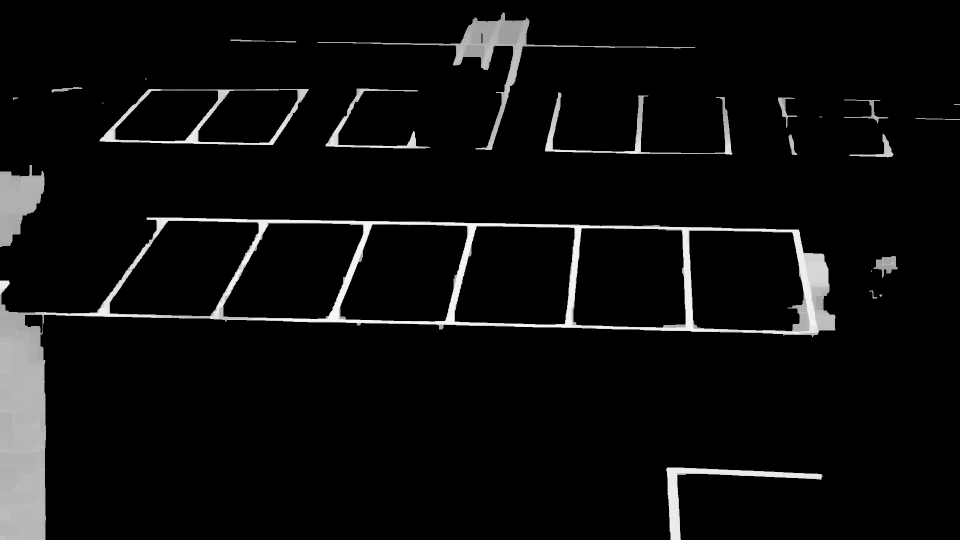
#> input picture img/roi_gray.jpg, 1920 x 1080 px (shown at 1/2 size)
$ python test_canny.py
#> lines starting #> are read from the running program, lines starting #| are printed output that depends on the picture
import numpy as np
import cv2 as cv


# canny边缘检测
cv.namedWindow("images")
def nothing():
    pass

cv.createTrackbar("s1","images",201,255,nothing)
cv.createTrackbar("s2","images",97,255,nothing)
img = cv.imread("img/roi_gray.jpg",0)
#> img is the input picture: shape (1080, 1920); min 0, max 253, mean 12.7
img = cv.resize(img,(800,650))
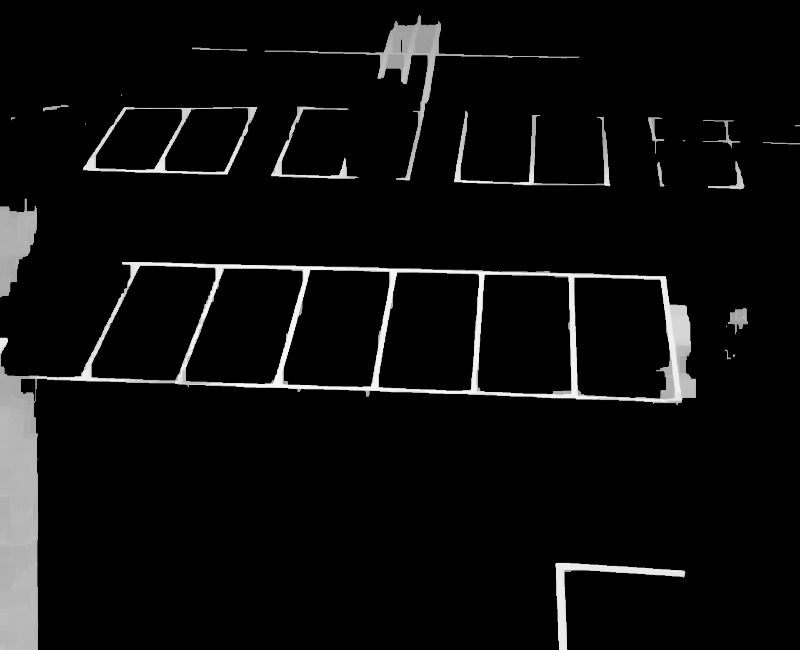
#> img: shape (650, 800); min 0, max 250, mean 12.7

# cv.createTrackbar("s1","images",56,255,nothing)
# cv.createTrackbar("s2","images",19,255,nothing)
# img = cv.imread("rice/yellow.jpg",0)

while(1):
    s1 = cv.getTrackbarPos("s1","images")
    s2 = cv.getTrackbarPos("s2","images")
    out_img = cv.Canny(img,s1,s2)
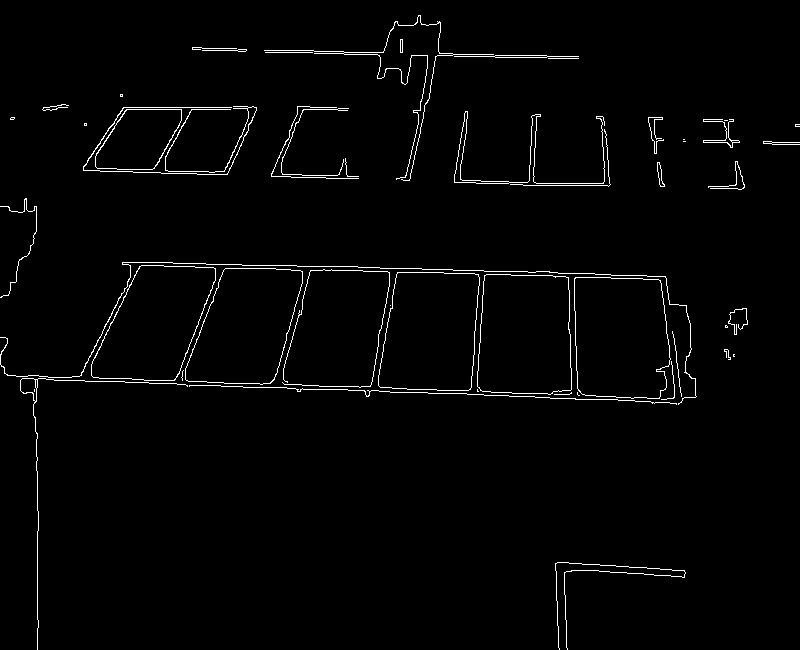
#> out_img: shape (650, 800); 1.8% white in thin lines or dots
    cv.imshow("images",out_img)
    k = cv.waitKey(1)
#> (key q is pressed here)
    if k==ord("q"):
        break
cv.destroyAllWindows()
